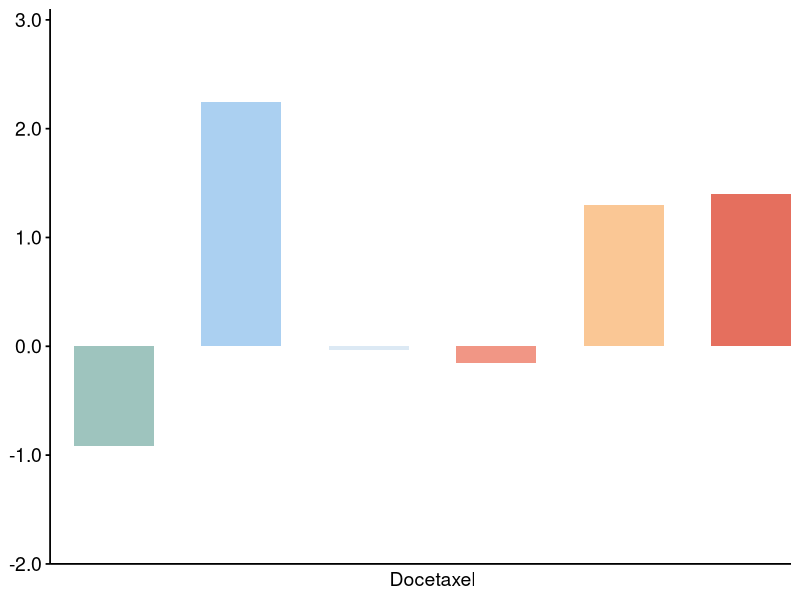
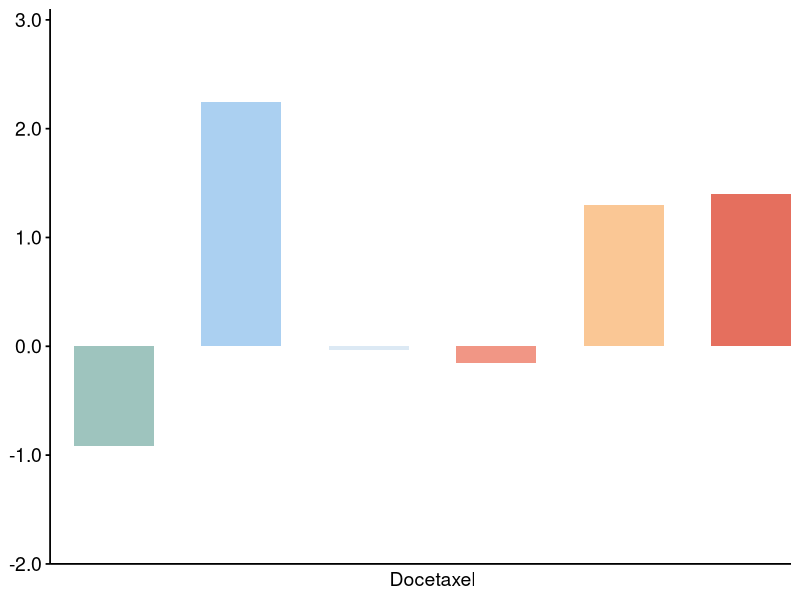

Generate these figures, in order, with R:
# R 4.3.3
# Figure: Docetaxel Cohen's d bar plot

required_packages <- c("ggplot2", "grid")
for (pkg in required_packages) {
  if (!requireNamespace(pkg, quietly = TRUE)) {
    stop(sprintf("Package '%s' is required. Please install it first.", pkg), call. = FALSE)
  }
}

library(ggplot2)
library(grid)

dir.create("figures", showWarnings = FALSE)

df <- data.frame(
  Drug = "Docetaxel",
  Method = factor(
    c("CaDRReS-Sc", "SCAD", "scIDUC", "Precily", "BeyondCell", "scVOLT"),
    levels = c("CaDRReS-Sc", "SCAD", "scIDUC", "Precily", "BeyondCell", "scVOLT")
  ),
  Value = c(-0.9133 ,2.2467 ,-0.0335 ,-0.1545 ,1.2978 ,1.3999 )
)

 

p <- ggplot(df, aes(x = Drug, y = Value, fill = Method)) +
  geom_col(
    position = position_dodge(width = 0.8),
    width = 0.5
  ) +
  scale_fill_manual(
    values = c(
      "CaDRReS-Sc" = "#9EC4BE",
      "SCAD" = "#ABD0F1",
      "scIDUC" = "#DCE9F4",
      "Precily" = "#F19685",
      "BeyondCell" = "#FAC795",
      "scVOLT" = "#E56F5E"
    )
  ) +
  scale_y_continuous(
    limits = c(-2.0, 3.1),
    breaks = seq(-2.0, 3.0, 1.0),
    labels = function(x) sprintf("%.1f", x),
    expand = c(0, 0)
  ) +
  scale_x_discrete(
    expand = expansion(add = c(0.4, 0.3))
  ) +
  labs(x = NULL, y = NULL, fill = NULL) +
  theme_classic(base_size = 13) +
  theme(
    axis.text.x = element_text(size = 14, color = "black"),
    axis.text.y = element_text(size = 14, color = "black"),
    axis.line = element_line(color = "black", linewidth = 0.6),
    axis.ticks = element_line(color = "black"),
    axis.ticks.x = element_blank(),
    legend.position = "none",
    legend.text = element_text(size = 13),
    legend.key.size = unit(0.8, "cm"),
    legend.key.height = unit(0.15, "cm"),
    legend.spacing.x = unit(0.25, "cm")
  ) +
  guides(
    fill = guide_legend(
      nrow = 1,
      byrow = TRUE
    )
  )

print(p)
ggsave("figures/docetaxel_cohens_d.pdf", plot = p, width = 2.5, height = 2)
